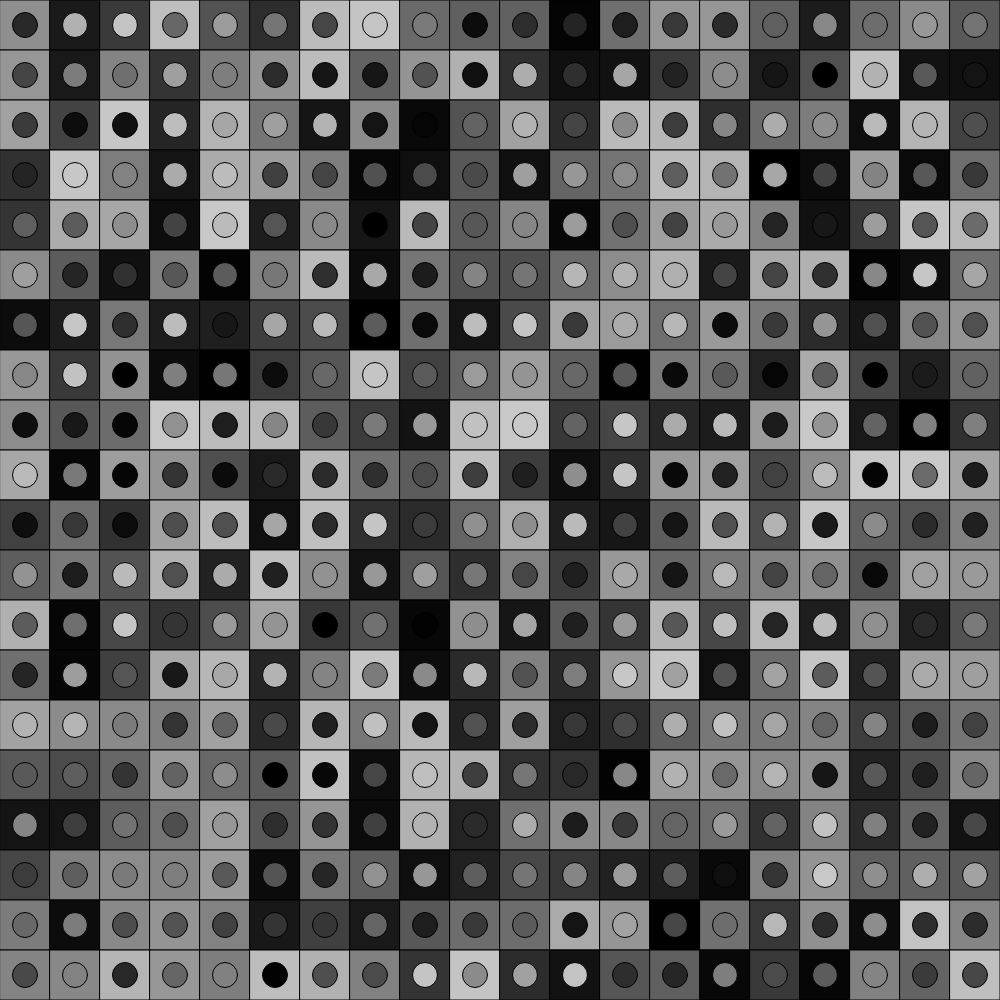
Frame 1 (no input)
Frame 60 (no input): identical to frame 1, image omitted
Frame 120 (the mouse pressed at the canvas centre since frame 60): identical to frame 1, image omitted

The p5.js sketch that drew this single still picture (run headless with seeded random() and noise() and a simulated clock; from frame 60 on, the mouse is pressed at the canvas centre):

// p5.js sketch
// ── sketch.js
var backgroundColors = [];
var circleColors = [];

// this determines your grid, right now the grid will be 20x20, try changing this number!
// if you change this number to 1 or 100, the code will still work without changing 
// anything else!
var numOfSquaresAcross = 20;

var sizeOfSquare;

function setup() {
  createCanvas(1000, 1000);

  // hold color value for each square
  // if numOfSquaresAcross = 20 there will be 400 square/circle combos
  // 20 rows * 20 columns = 400
  for(var i=0; i< (numOfSquaresAcross * numOfSquaresAcross); i++){
    backgroundColors[i] = random(200); // assigns random color between black and light grey
    circleColors[i] = random(200);
  }

  // this number is how the number of pixels for each square
  // if the width (and height) are 1000 pixels, and there will be 20 squares across the canvas
  // then 1000 pixels / 20 squares = 50 pixles per square
  sizeOfSquare = width / numOfSquaresAcross;
}

function draw() {
  background(220);

  // idx will keep track of where we are in the color array
  var idx = 0;

  // these two for loops are called a nested for loop, this is how we will create the grid
  for (var x = 0; x < width; x += sizeOfSquare)
  {
	for (var y = 0; y < height; y += sizeOfSquare)
	{
		fill(backgroundColors[idx]);
		rect(x, y, sizeOfSquare, sizeOfSquare);

		// access the color from the color array and then increment your counter
		fill(circleColors[idx++]);
  		circle(x + sizeOfSquare/2, y + sizeOfSquare/2, sizeOfSquare/2);
	}
  }
}
